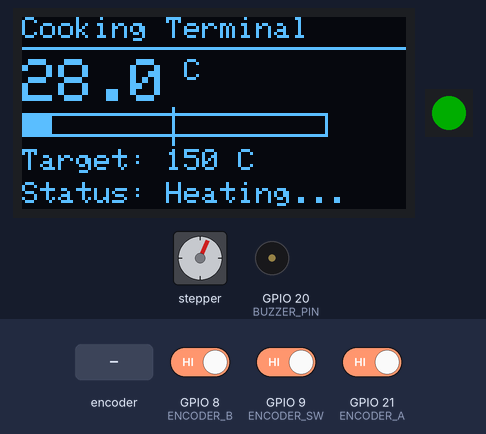
Simulated run of this program. Board: Seeed XIAO ESP32-C3. Shown: stepper motor, 128×64 one-colour display, 1 RGB LEDs in strip order, left to right, buzzer (waves = sounding, pin HIGH). Wiring (inferred from the names in the program): stepper motor (600 steps per turn assumed): coils GPIO 2, GPIO 4, GPIO 3, GPIO 10. The test bench sets the inputs (shaded band); at power-on: GPIO 9 (ENCODER_SW) HIGH, GPIO 8 (ENCODER_B) HIGH, GPIO 21 (ENCODER_A) HIGH. Dim RGB values are drawn brighter than linear; pins used as bus, display or sensor lines are not drawn; what the program prints to the serial monitor is not drawn.

Above: at 3.9 s.
4.0 s: GPIO 9 (ENCODER_SW) driven LOW
At 4.27 s:
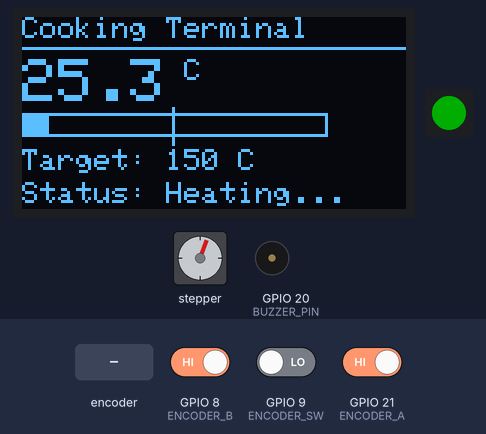
6.9 s: GPIO 9 (ENCODER_SW) driven HIGH
At 7.19 s:
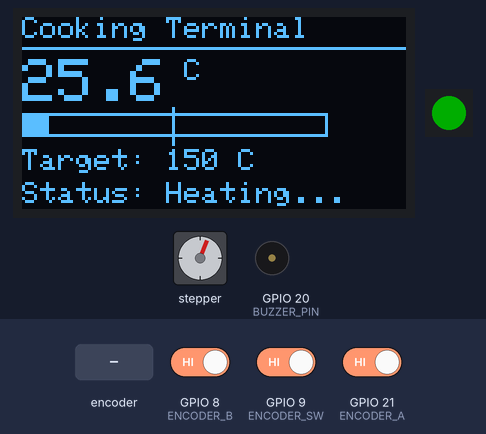
8.7 s: rotary encoder on GPIO 21 (ENCODER_A) / GPIO 8 (ENCODER_B) turned 1 step (first pin leading)
At 8.81 s:
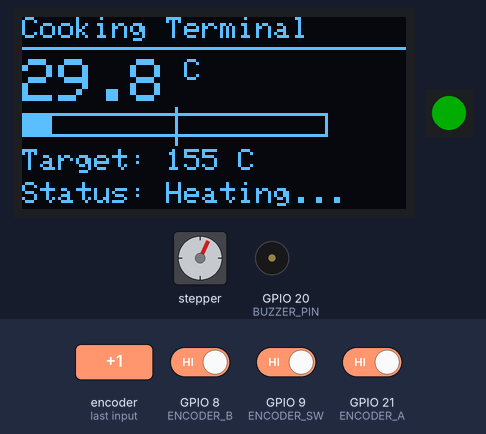
10.4 s: rotary encoder on GPIO 21 (ENCODER_A) / GPIO 8 (ENCODER_B) turned 1 step (first pin leading)
At 14.84 s:
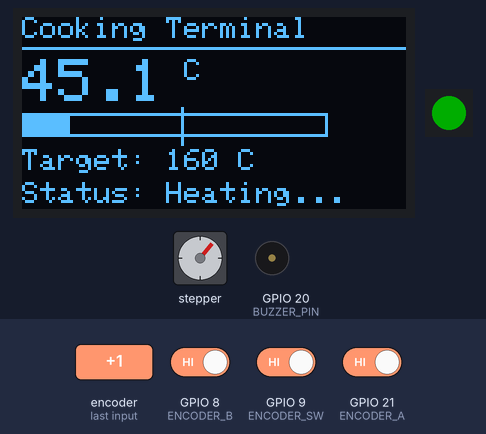
15.1 s: GPIO 9 (ENCODER_SW) driven LOW
At 15.27 s:
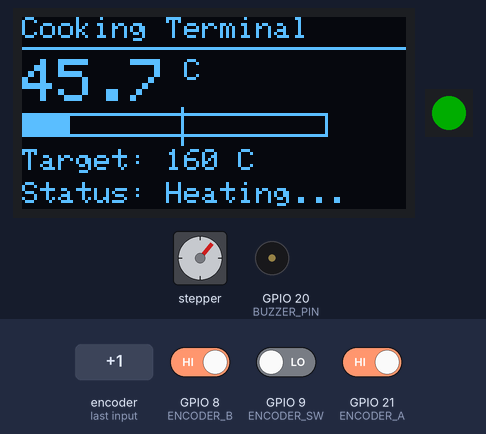
Timing chart, 0 to 17.7 s (numbered marks = the images above; inputs shaded):
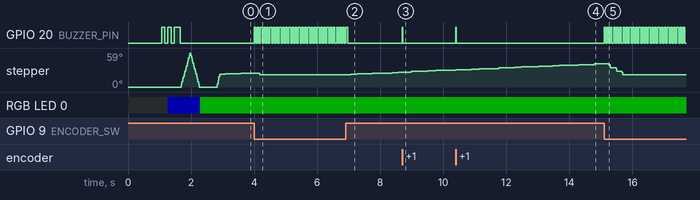

The program:

main.cpp
```cpp
/*
 * Cooking Terminal - Smart Kitchen Guide
 * Version: 2.0 (Fixed & Complete)
 *
 * Hardware:
 * - Xiao ESP32-C3 (Main MCU)
 * - SH1106 OLED 1.3" (I2C)
 * - X27.168 Stepper Motor (4-pin, direct GPIO)
 * - WS2812B RGB LED (1 LED)
 * - EC11 Rotary Encoder (5-pin)
 * - Piezo Buzzer (2-pin)
 *
 * Pin Assignment:
 * - D0  (GPIO2)  -> X27.168 Pin 1 (Coil A+)
 * - D1  (GPIO3)  -> X27.168 Pin 2 (Coil A-)
 * - D2  (GPIO4)  -> X27.168 Pin 3 (Coil B+)
 * - D3  (GPIO5)  -> WS2812B DIN
 * - D4  (GPIO6)  -> OLED SDA
 * - D5  (GPIO7)  -> OLED SCL
 * - D6  (GPIO21) -> Encoder OUT_A
 * - D7  (GPIO20) -> Buzzer (+)
 * - D8  (GPIO8)  -> Encoder OUT_B
 * - D9  (GPIO9)  -> Encoder SW
 * - D10 (GPIO10) -> X27.168 Pin 4 (Coil B-)
 *
 * Features:
 * - Temperature gauge display (0-300°C)
 * - OLED display with current/target temp
 * - Rotary encoder for target temp adjustment
 * - LED color status indicator
 * - Buzzer alerts when target reached
 */

#include <Arduino.h>
#include <Wire.h>
#include <Adafruit_GFX.h>
#include <Adafruit_SH110X.h>
#include <Adafruit_NeoPixel.h>

// ============== Pin Definitions ==============
// X27.168 Stepper Motor (4-pin)
#define STEPPER_PIN1  2    // D0 - GPIO2 - Coil A+
#define STEPPER_PIN2  3    // D1 - GPIO3 - Coil A-
#define STEPPER_PIN3  4    // D2 - GPIO4 - Coil B+
#define STEPPER_PIN4  10   // D10 - GPIO10 - Coil B-

// WS2812B LED
#define LED_PIN       5    // D3 - GPIO5
#define LED_COUNT     1

// OLED Display (I2C)
#define OLED_SDA      6    // D4 - GPIO6
#define OLED_SCL      7    // D5 - GPIO7

// Rotary Encoder
#define ENCODER_A     21   // D6 - GPIO21
#define ENCODER_B     8    // D8 - GPIO8
#define ENCODER_SW    9    // D9 - GPIO9

// Buzzer
#define BUZZER_PIN    20   // D7 - GPIO20

// ============== Objects ==============
Adafruit_SH1106G oled(128, 64, &Wire, -1);
Adafruit_NeoPixel led(LED_COUNT, LED_PIN, NEO_GRB + NEO_KHZ800);

// ============== Function Prototypes ==============
void stepMotor(int step);
void homeStepper();
void updateStepper();
void readEncoder();
void checkButton();
void simulateTemperature();
void updateLED();
void beep(int duration);
void alertBeep();
void updateDisplay();
void checkTargetReached();

// ============== Variables ==============
// Stepper motor
int currentStep = 0;
int targetStep = 0;
const int STEPS_PER_REV = 600;    // X27.168 steps per revolution
const int MAX_STEPS = 450;         // 270 degrees (3/4 of 600)
unsigned long lastStepTime = 0;
const int STEP_DELAY_US = 1500;    // Microseconds between steps

// Encoder
volatile int encoderPos = 0;
int lastEncoderA = HIGH;
int lastEncoderB = HIGH;
bool buttonPressed = false;
unsigned long lastButtonTime = 0;
const int DEBOUNCE_DELAY = 200;

// Temperature
float currentTemp = 25.0;          // Current measured temperature
float targetTemp = 150.0;          // User-set target temperature
bool targetReached = false;        // Flag for target reached alert
bool alertPlayed = false;          // Flag to prevent repeated alerts

// Display update
unsigned long lastDisplayUpdate = 0;
const int DISPLAY_UPDATE_INTERVAL = 100;  // ms

// Stepper sequence for X27.168 (modified for correct rotation)
const int stepSequence[4][4] = {
  {1, 0, 0, 1},  // Step 0
  {1, 0, 1, 0},  // Step 1
  {0, 1, 1, 0},  // Step 2
  {0, 1, 0, 1}   // Step 3
};

// ============== Setup ==============
void setup() {
  Serial.begin(115200);
  delay(1000);
  Serial.println("\n================================");
  Serial.println("Cooking Terminal v2.0 Starting...");
  Serial.println("================================\n");

  // Initialize I2C for OLED
  Wire.begin(OLED_SDA, OLED_SCL);
  Serial.println("[INIT] I2C initialized");

  // Initialize OLED
  Serial.print("[INIT] OLED... ");
  if (!oled.begin(0x3C, true)) {
    Serial.println("FAILED! Check wiring.");
  } else {
    Serial.println("OK");
    oled.clearDisplay();
    oled.setTextSize(1);
    oled.setTextColor(SH110X_WHITE);
    oled.setCursor(20, 20);
    oled.println("Cooking Terminal");
    oled.setCursor(35, 35);
    oled.println("Starting...");
    oled.display();
  }

  // Initialize LED
  Serial.print("[INIT] LED... ");
  led.begin();
  led.setBrightness(50);
  led.setPixelColor(0, led.Color(0, 0, 255));  // Blue during startup
  led.show();
  Serial.println("OK");

  // Initialize Stepper pins
  Serial.print("[INIT] Stepper... ");
  pinMode(STEPPER_PIN1, OUTPUT);
  pinMode(STEPPER_PIN2, OUTPUT);
  pinMode(STEPPER_PIN3, OUTPUT);
  pinMode(STEPPER_PIN4, OUTPUT);
  digitalWrite(STEPPER_PIN1, LOW);
  digitalWrite(STEPPER_PIN2, LOW);
  digitalWrite(STEPPER_PIN3, LOW);
  digitalWrite(STEPPER_PIN4, LOW);
  Serial.println("OK");

  // Initialize Encoder pins
  Serial.print("[INIT] Encoder... ");
  pinMode(ENCODER_A, INPUT_PULLUP);
  pinMode(ENCODER_B, INPUT_PULLUP);
  pinMode(ENCODER_SW, INPUT_PULLUP);
  lastEncoderA = digitalRead(ENCODER_A);
  lastEncoderB = digitalRead(ENCODER_B);
  Serial.println("OK");

  // Initialize Buzzer
  Serial.print("[INIT] Buzzer... ");
  pinMode(BUZZER_PIN, OUTPUT);
  digitalWrite(BUZZER_PIN, LOW);
  Serial.println("OK");

  // Startup beeps
  beep(100);
  delay(100);
  beep(100);
  delay(100);
  beep(200);

  // Home the stepper
  Serial.println("[INIT] Homing stepper...");
  homeStepper();
  Serial.println("[INIT] Stepper homed");

  // Set LED to green (ready)
  led.setPixelColor(0, led.Color(0, 255, 0));
  led.show();

  Serial.println("\n================================");
  Serial.println("System Ready!");
  Serial.println("================================");
  Serial.println("Controls:");
  Serial.println("  Rotate encoder: Adjust target temp");
  Serial.println("  Press button: Reset to 25C");
  Serial.println("================================\n");

  delay(500);
}

// ============== Main Loop ==============
void loop() {
  readEncoder();
  checkButton();
  simulateTemperature();
  checkTargetReached();
  updateLED();
  updateStepper();

  if (millis() - lastDisplayUpdate >= DISPLAY_UPDATE_INTERVAL) {
    updateDisplay();
    lastDisplayUpdate = millis();
  }

  delay(1);
}

// ============== Stepper Functions ==============
void stepMotor(int step) {
  int idx = step % 4;
  if (idx < 0) idx += 4;

  digitalWrite(STEPPER_PIN1, stepSequence[idx][0]);
  digitalWrite(STEPPER_PIN2, stepSequence[idx][1]);
  digitalWrite(STEPPER_PIN3, stepSequence[idx][2]);
  digitalWrite(STEPPER_PIN4, stepSequence[idx][3]);
}

void homeStepper() {
  Serial.println("  Sweeping forward...");
  for (int i = 0; i <= 100; i++) {
    stepMotor(i);
    delay(3);
  }

  Serial.println("  Sweeping back to zero...");
  for (int i = 100; i >= 0; i--) {
    stepMotor(i);
    delay(3);
  }

  digitalWrite(STEPPER_PIN1, LOW);
  digitalWrite(STEPPER_PIN2, LOW);
  digitalWrite(STEPPER_PIN3, LOW);
  digitalWrite(STEPPER_PIN4, LOW);

  currentStep = 0;
}

void updateStepper() {
  targetStep = (int)((currentTemp / 300.0) * MAX_STEPS);
  targetStep = constrain(targetStep, 0, MAX_STEPS);

  if (micros() - lastStepTime >= STEP_DELAY_US) {
    if (currentStep < targetStep) {
      currentStep++;
      stepMotor(currentStep);
      lastStepTime = micros();
    } else if (currentStep > targetStep) {
      currentStep--;
      stepMotor(currentStep);
      lastStepTime = micros();
    }
  }
}

// ============== Encoder Functions ==============
void readEncoder() {
  int currentA = digitalRead(ENCODER_A);
  int currentB = digitalRead(ENCODER_B);

  if (currentA != lastEncoderA && currentA == LOW) {
    if (currentB == HIGH) {
      encoderPos++;
      targetTemp += 5.0;
      beep(10);
    } else {
      encoderPos--;
      targetTemp -= 5.0;
      beep(10);
    }

    targetTemp = constrain(targetTemp, 0.0, 300.0);
    alertPlayed = false;

    Serial.print("[ENCODER] Target: ");
    Serial.print(targetTemp);
    Serial.println(" C");
  }

  lastEncoderA = currentA;
  lastEncoderB = currentB;
}

void checkButton() {
  if (digitalRead(ENCODER_SW) == LOW) {
    if (millis() - lastButtonTime > DEBOUNCE_DELAY) {
      buttonPressed = true;
      lastButtonTime = millis();

      currentTemp = 25.0;
      alertPlayed = false;

      Serial.println("[BUTTON] Reset to 25C");

      beep(50);
      delay(50);
      beep(50);
    }
  }
}

// ============== Temperature Functions ==============
void simulateTemperature() {
  static unsigned long lastSimUpdate = 0;
  const int SIM_INTERVAL = 100;

  if (millis() - lastSimUpdate >= SIM_INTERVAL) {
    if (currentTemp < targetTemp - 0.5) {
      currentTemp += 0.3;
    } else if (currentTemp > targetTemp + 0.5) {
      currentTemp -= 0.3;
    }
    lastSimUpdate = millis();
  }
}

void checkTargetReached() {
  if (abs(currentTemp - targetTemp) < 5.0 && !alertPlayed) {
    Serial.println("[ALERT] Target temperature reached!");
    alertBeep();
    alertPlayed = true;
  }
}

// ============== LED Functions ==============
void updateLED() {
  uint32_t color;

  if (currentTemp >= 250) {
    static bool flashState = false;
    static unsigned long lastFlash = 0;
    if (millis() - lastFlash > 200) {
      flashState = !flashState;
      lastFlash = millis();
    }
    color = flashState ? led.Color(255, 0, 0) : led.Color(0, 0, 0);
  } else if (currentTemp >= 200) {
    color = led.Color(255, 0, 0);       // Red
  } else if (currentTemp >= 150) {
    color = led.Color(255, 200, 0);     // Yellow
  } else if (currentTemp >= 100) {
    color = led.Color(255, 100, 0);     // Orange
  } else if (currentTemp >= 50) {
    color = led.Color(100, 255, 0);     // Light green
  } else {
    color = led.Color(0, 255, 0);       // Green
  }

  led.setPixelColor(0, color);
  led.show();
}

// ============== Buzzer Functions ==============
void beep(int duration) {
  digitalWrite(BUZZER_PIN, HIGH);
  delay(duration);
  digitalWrite(BUZZER_PIN, LOW);
}

void alertBeep() {
  for (int i = 0; i < 3; i++) {
    beep(150);
    delay(100);
  }
}

// ============== Display Functions ==============
void updateDisplay() {
  oled.clearDisplay();

  // Title
  oled.setTextSize(1);
  oled.setCursor(0, 0);
  oled.print("Cooking Terminal");
  oled.drawLine(0, 10, 128, 10, SH110X_WHITE);

  // Current Temperature
  oled.setTextSize(2);
  oled.setCursor(0, 14);
  oled.print(currentTemp, 1);
  oled.setTextSize(1);
  oled.print(" C");

  // Temperature bar
  int barWidth = map((int)currentTemp, 0, 300, 0, 100);
  barWidth = constrain(barWidth, 0, 100);
  oled.drawRect(0, 32, 102, 8, SH110X_WHITE);
  oled.fillRect(1, 33, barWidth, 6, SH110X_WHITE);

  // Target marker on bar
  int targetX = map((int)targetTemp, 0, 300, 0, 100);
  targetX = constrain(targetX, 0, 100);
  oled.drawLine(targetX, 30, targetX, 42, SH110X_WHITE);

  // Target Temperature
  oled.setTextSize(1);
  oled.setCursor(0, 44);
  oled.print("Target: ");
  oled.print(targetTemp, 0);
  oled.print(" C");

  // Status
  oled.setCursor(0, 55);
  if (currentTemp >= 250) {
    oled.print("!! DANGER !!");
  } else if (currentTemp >= 200) {
    oled.print("Status: VERY HOT");
  } else if (abs(currentTemp - targetTemp) < 5.0) {
    oled.print("Status: READY!");
  } else if (currentTemp < targetTemp) {
    oled.print("Status: Heating...");
  } else {
    oled.print("Status: Cooling...");
  }

  oled.display();
}
```

Measured:
- after the input at 4.0 s, GPIO 20 (BUZZER_PIN): alternates HIGH for 0.05 s and LOW for 0.05 s, starting at once
- after the input at 8.7 s, GPIO 20 (BUZZER_PIN): LOW → HIGH at once, → LOW 0.01 s later
- after the input at 10.4 s, GPIO 20 (BUZZER_PIN): LOW → HIGH at once, → LOW 0.01 s later
- after the input at 15.1 s, GPIO 20 (BUZZER_PIN): alternates HIGH for 0.05 s and LOW for 0.05 s, starting at once
